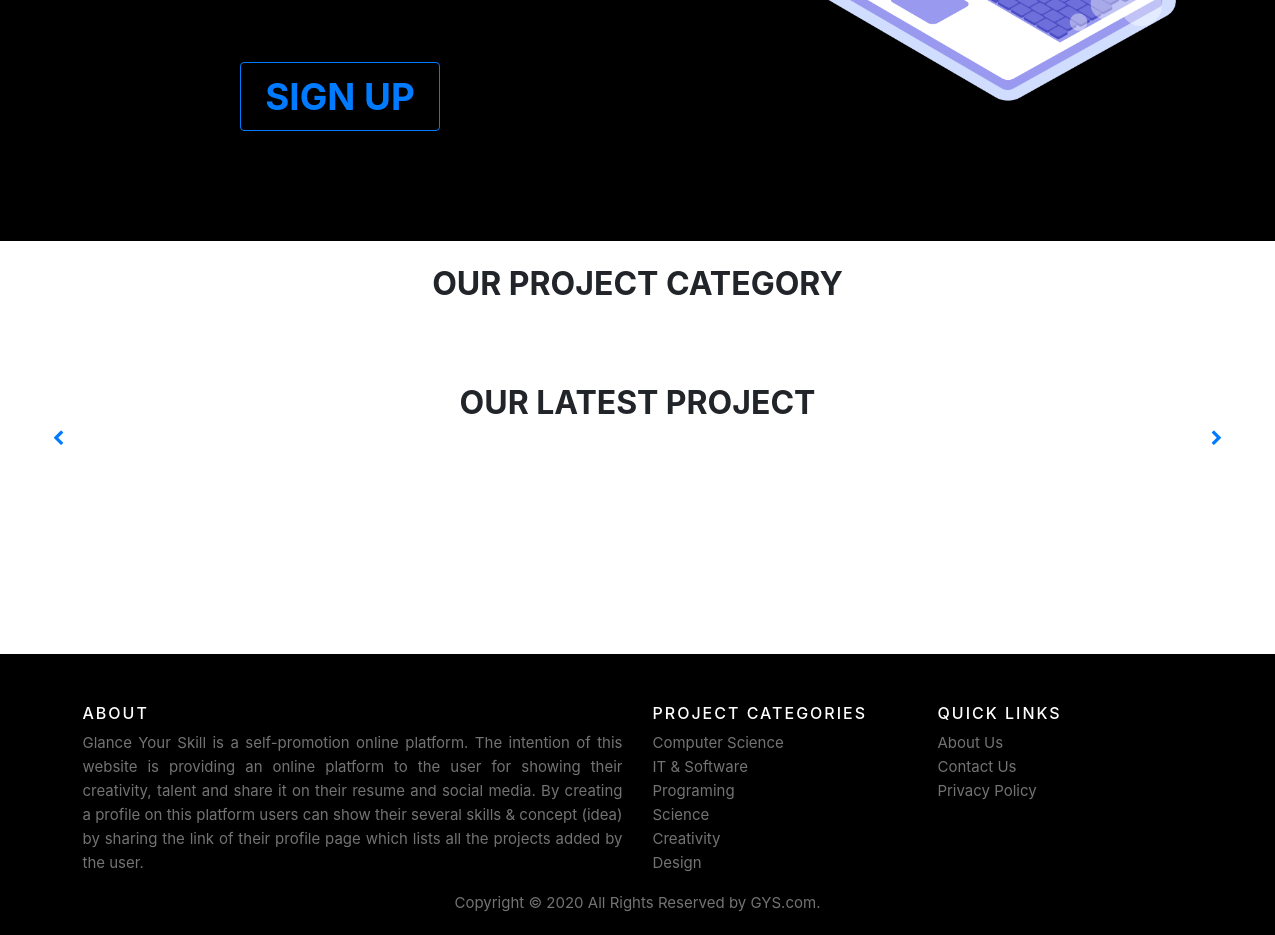
The app's page / (lower part), older data.
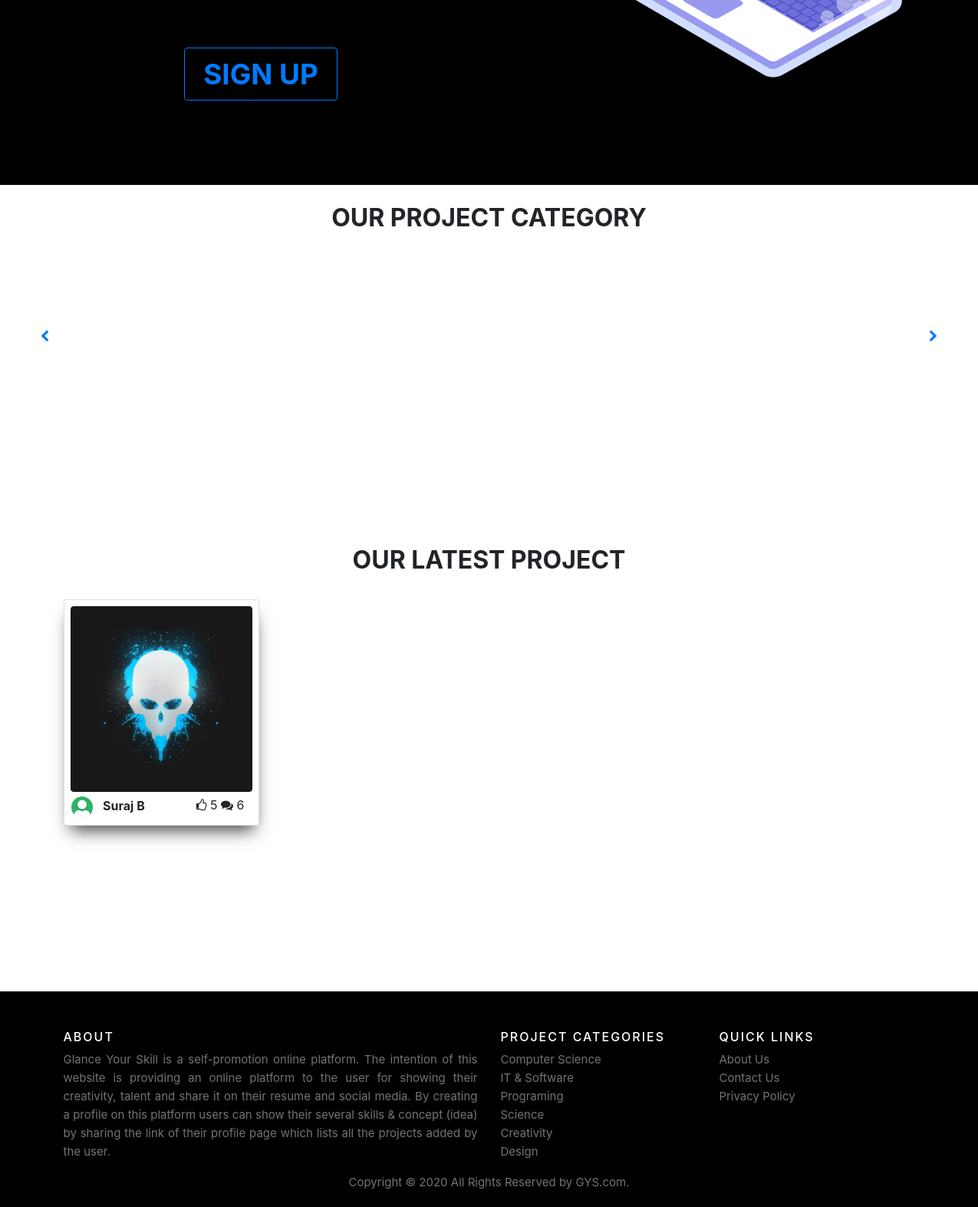
The same page, newer data.
### Glance_Skills_App/models/projects.py (models this page shows, shortened)
class ProjectCategory(models.Model):
    name = models.CharField(max_length=150)
    description = models.CharField(max_length=256)
    image = models.ImageField(upload_to='images/categories/',max_length=150)
    created_date = models.DateTimeField(auto_created=timezone.now())

class Project(models.Model):
    user = models.ForeignKey(User,on_delete=models.CASCADE)
    category = models.ForeignKey(ProjectCategory,on_delete=models.CASCADE)
    project_name = models.CharField(max_length=256)
    short_description = models.CharField(max_length=150)
    description = models.CharField(max_length=256)
    likes = models.ManyToManyField(User,related_name='posts')
    image = models.ImageField(upload_to='images/project_images/')
    video = models.FileField(upload_to='video/project_video/')
    external_link = models.URLField(max_length=256)
    created_by = models.DateTimeField(auto_now_add=True)

### Glance_Skills_App/models/auth.py (models this page shows, shortened)
class extendeduser(models.Model):
    user = models.OneToOneField(User,default=None,on_delete=models.CASCADE)
    phone_number = models.CharField(max_length=15)
    age = models.IntegerField(null=True,blank=True)
    profession = models.CharField(null=True,max_length=50)
    bio = models.CharField(null=True,max_length=256)
    image = models.ImageField(upload_to='images/user_images/',null=True , default = "/images/user_images/defaultuser.jpeg")

### Glance_Skills_App/views/home.py (the view)
# urls.py: path('',views.homepage,name="home"),
def homepage(request):
    categories = ProjectCategory.objects.all()
    projects = Project.objects.all()
    extra = extendeduser.objects.all()
    context = {
        'categories':categories,
        'projects':projects,
        'extra':extra
    }
    return render(request,'homePage/home.html',context)

### Glance_Skills_App/templates/homePage/home.html (shortened to what this page needs)
{% extends 'base.html' %} {% load static %} {% block content %}
<link rel="stylesheet" href="{% static 'css/home.css' %}" />
<div class="container-fluid" style="background-color: black">
  <div class="row hero-banner pt-5">
    <div class="col-6">
      <a
        href="{% url 'signup' %}"
        role="button"
        class="btn sign-up-button btn-outline-primary"
        style="margin-bottom: 3em"
      >
        SIGN UP</a
      >
    </div>
    <div class="col-6">
      <div class="hero-img">
        <img src="{% static 'img/hero-img.svg' %}" />
      </div>
    </div>
  </div>
</div>
<section>
  <div class="container-fluid">
    <div class="container my-4">
      <h2
        class="text-center font-weight-bold text-uppercase"
        style="margin-bottom: 1em"
      >
        Our Project Category
      </h2>
      <div
        id="multi-item-example"
        class="carousel sr-slider"
        data-type="carousel"
      >
        <div class="controls-top">
          <a
            class="btn-floating prevBtn"
            href="#multi-item-example"
            data-slide="prev"
            ><i class="fa fa-chevron-left"></i
          ></a>
          <a
            class="btn-floating nextBtn"
            href="#multi-item-example"
            data-slide="next"
            ><i class="fa fa-chevron-right"></i
          ></a>
        </div>
        <div class="carousel-inner" role="listbox">
          {% for category in categories%}
          <div
            class="carousel-item{% if forloop.counter == 1 %} active{% endif %}"
          >
            <div class="text-center">
              <img
                src="{{category.image.url}}"
                style="height: 300px; width: 500px; object-fit: cover"
              />
              <a
                href="categoryPage/{{category.id}}"
                class="font-italic"
                style="
                  display: block;
                  position: relative;
                  bottom: 30px;
                  font-weight: bold;
                  text-decoration: none;
                  font-size: 18px;
                  background: rgba(0, 0, 0, 0.45);
                  color: white;
                  width: 45%;
                  margin-left: 17em;
                "
                >{{category.name}}</a
              >
            </div>
          </div>
          {% endfor %}
        </div>
      </div>
    </div>
  </div>
  <div class="container mt-5">
    <h2
      class="text-center font-weight-bold text-uppercase"
      style="margin-bottom: 1em"
    >
      Our Latest Project
    </h2>
    <div class="row">
      {% for project in projects %}
      <div class="col-md-3 project-inside mb-3">
        <div class="card p-2" style="-webkit-box-shadow: 1px 14px 21px -8px rgba(0,0,0,0.75);">
        <div class="project-img">
            <img src="{{project.image.url}}" class="img-fluid project-img" />
        </div>
        <div class="project-bottom">
            {% for extra in extra %}
              {% if project.user == extra.user %}
                <img
                  src="{{extra.image.url}}"
                  class="user-img"
                />
              {% endif %}
          {% endfor %}
            <span class="display-name text-capitalize font-weight-bold">
              {{project.user.first_name}}&nbsp;{{project.user.last_name}}</span
            >
          <div class="like-comment">
            <i class="fa fa-thumbs-o-up" aria-hidden="true"></i>
            <span>5</span>
            <i class="fa fa-comments" aria-hidden="true"></i>
            <span>6</span>
          </div>
        </div>
      </div>
      </div>
      {% endfor %}
    </div>
  </div>
</section>
{% endblock %}

Row changes from the older to the newer data that the page shows:
added ProjectCategory: image (picture)
added Project: image (picture), user.first_name "Suraj", user.last_name "B"
now on this page (row unchanged): extendeduser: image (placeholder picture)
